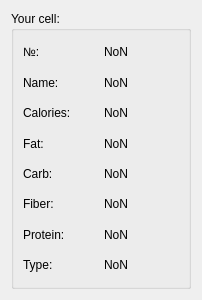
<?xml version="1.0" encoding="UTF-8"?>
<ui version="4.0">
 <class>SearchReq</class>
 <widget class="QDialog" name="SearchReq">
  <property name="geometry">
   <rect>
    <x>0</x>
    <y>0</y>
    <width>202</width>
    <height>300</height>
   </rect>
  </property>
  <property name="windowTitle">
   <string>Dialog</string>
  </property>
  <layout class="QGridLayout" name="gridLayout">
   <item row="0" column="0" rowspan="2" colspan="2">
    <widget class="QGroupBox" name="groupBox">
     <property name="title">
      <string>Your cell:</string>
     </property>
     <layout class="QVBoxLayout" name="verticalLayout">
      <item>
       <layout class="QHBoxLayout" name="horizontalLayout_9">
        <item>
         <widget class="QLabel" name="label">
          <property name="text">
           <string>№:</string>
          </property>
         </widget>
        </item>
        <item>
         <widget class="QLabel" name="label_cell">
          <property name="text">
           <string>NoN</string>
          </property>
         </widget>
        </item>
       </layout>
      </item>
      <item>
       <layout class="QHBoxLayout" name="horizontalLayout_10">
        <item>
         <widget class="QLabel" name="label_2">
          <property name="text">
           <string>Name:</string>
          </property>
         </widget>
        </item>
        <item>
         <widget class="QLabel" name="label_name">
          <property name="text">
           <string>NoN</string>
          </property>
         </widget>
        </item>
       </layout>
      </item>
      <item>
       <layout class="QHBoxLayout" name="horizontalLayout_11">
        <item>
         <widget class="QLabel" name="label_3">
          <property name="text">
           <string>Calories:</string>
          </property>
         </widget>
        </item>
        <item>
         <widget class="QLabel" name="label_cal">
          <property name="text">
           <string>NoN</string>
          </property>
         </widget>
        </item>
       </layout>
      </item>
      <item>
       <layout class="QHBoxLayout" name="horizontalLayout_5">
        <item>
         <widget class="QLabel" name="label_4">
          <property name="text">
           <string>Fat:</string>
          </property>
         </widget>
        </item>
        <item>
         <widget class="QLabel" name="label_fat">
          <property name="text">
           <string>NoN</string>
          </property>
         </widget>
        </item>
       </layout>
      </item>
      <item>
       <layout class="QHBoxLayout" name="horizontalLayout_4">
        <item>
         <widget class="QLabel" name="label_5">
          <property name="text">
           <string>Carb:</string>
          </property>
         </widget>
        </item>
        <item>
         <widget class="QLabel" name="label_carb">
          <property name="text">
           <string>NoN</string>
          </property>
         </widget>
        </item>
       </layout>
      </item>
      <item>
       <layout class="QHBoxLayout" name="horizontalLayout_3">
        <item>
         <widget class="QLabel" name="label_6">
          <property name="text">
           <string>Fiber:</string>
          </property>
         </widget>
        </item>
        <item>
         <widget class="QLabel" name="label_fib">
          <property name="text">
           <string>NoN</string>
          </property>
         </widget>
        </item>
       </layout>
      </item>
      <item>
       <layout class="QHBoxLayout" name="horizontalLayout_2">
        <item>
         <widget class="QLabel" name="label_7">
          <property name="text">
           <string>Protein:</string>
          </property>
         </widget>
        </item>
        <item>
         <widget class="QLabel" name="label_pro">
          <property name="text">
           <string>NoN</string>
          </property>
         </widget>
        </item>
       </layout>
      </item>
      <item>
       <layout class="QHBoxLayout" name="horizontalLayout">
        <item>
         <widget class="QLabel" name="label_8">
          <property name="text">
           <string>Type:</string>
          </property>
         </widget>
        </item>
        <item>
         <widget class="QLabel" name="label_type">
          <property name="text">
           <string>NoN</string>
          </property>
         </widget>
        </item>
       </layout>
      </item>
     </layout>
    </widget>
   </item>
   <item row="1" column="1">
    <layout class="QHBoxLayout" name="horizontalLayout_7"/>
   </item>
  </layout>
  <widget class="QWidget" name="layoutWidget">
   <property name="geometry">
    <rect>
     <x>80</x>
     <y>40</y>
     <width>56</width>
     <height>18</height>
    </rect>
   </property>
   <layout class="QHBoxLayout" name="horizontalLayout_8"/>
  </widget>
  <widget class="QWidget" name="layoutWidget">
   <property name="geometry">
    <rect>
     <x>20</x>
     <y>80</y>
     <width>90</width>
     <height>18</height>
    </rect>
   </property>
   <layout class="QHBoxLayout" name="horizontalLayout_6"/>
  </widget>
 </widget>
 <resources/>
 <connections/>
</ui>
